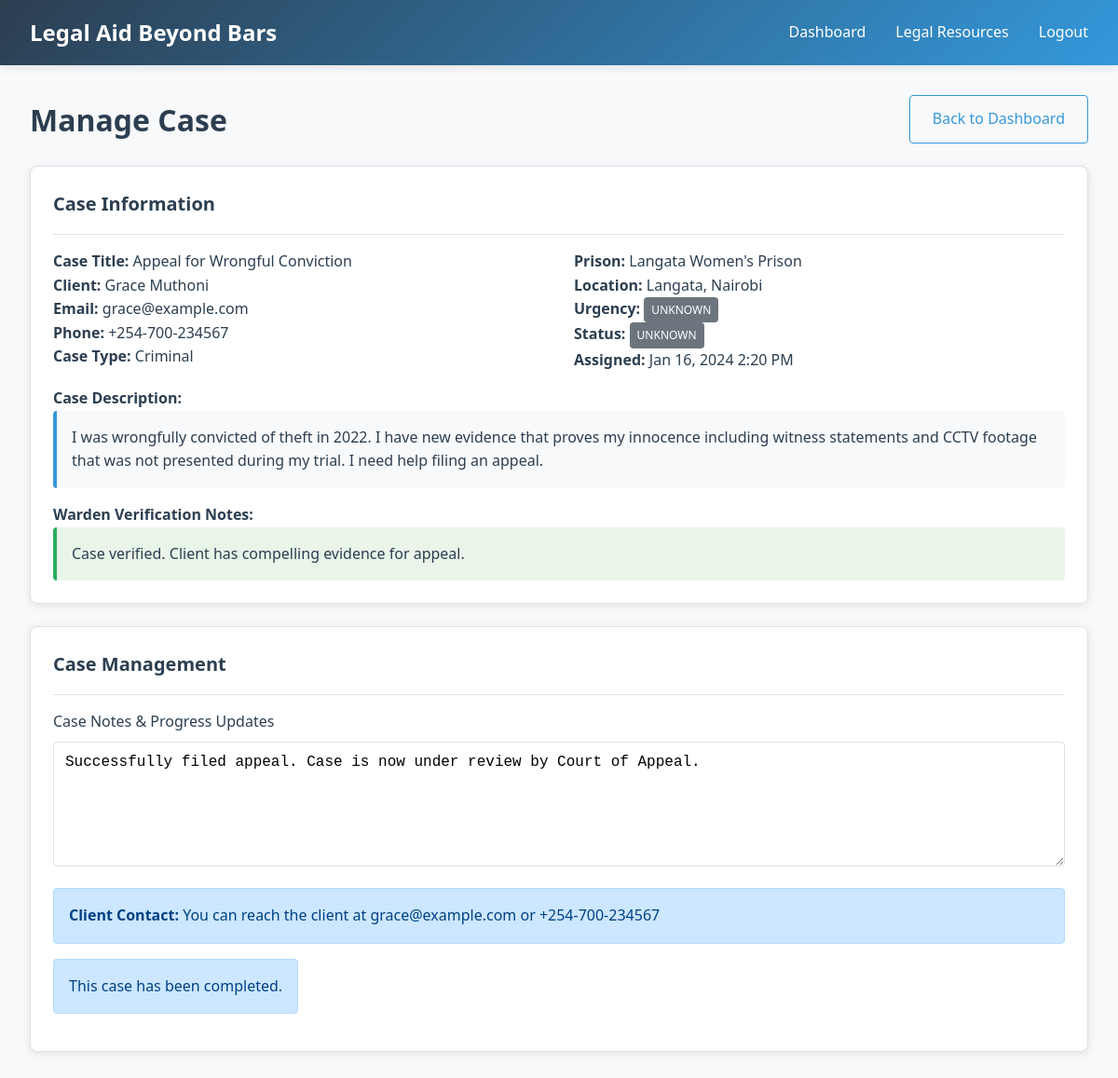
Page /manage_case.php?id=1 (signed in) on the committed database.
### tables this page shows
CREATE TABLE cases (
    id INT PRIMARY KEY AUTO_INCREMENT,
    client_id INT NOT NULL,
    prison_id INT NOT NULL,
    case_title VARCHAR(200) NOT NULL,
    case_description TEXT NOT NULL,
    case_type ENUM('criminal', 'civil', 'family', 'other') NOT NULL,
    urgency_level ENUM('low', 'medium', 'high', 'critical') DEFAULT 'medium',
    status ENUM('pending', 'verified', 'assigned', 'in_progress', 'completed', 'rejected') DEFAULT 'pending',
    warden_id INT NULL,
    lawyer_id INT NULL,
    warden_notes TEXT NULL,
    lawyer_notes TEXT NULL,
    verified_at TIMESTAMP NULL,
    assigned_at TIMESTAMP NULL,
    created_at TIMESTAMP DEFAULT CURRENT_TIMESTAMP,
    updated_at TIMESTAMP DEFAULT CURRENT_TIMESTAMP ON UPDATE CURRENT_TIMESTAMP,
    FOREIGN KEY (client_id) REFERENCES users(id) ON DELETE CASCADE,
    FOREIGN KEY (prison_id) REFERENCES prisons(id),
    FOREIGN KEY (warden_id) REFERENCES users(id) ON DELETE SET NULL,
    FOREIGN KEY (lawyer_id) REFERENCES users(id) ON DELETE SET NULL
);

CREATE TABLE users (
    id INT PRIMARY KEY AUTO_INCREMENT,
    username VARCHAR(50) UNIQUE NOT NULL,
    email VARCHAR(100) UNIQUE NOT NULL,
    password_hash VARCHAR(255) NOT NULL,
    role ENUM('client', 'warden', 'lawyer', 'admin') NOT NULL,
    first_name VARCHAR(50) NOT NULL,
    last_name VARCHAR(50) NOT NULL,
    phone VARCHAR(20),
    prison_id INT NULL,
    is_approved BOOLEAN DEFAULT FALSE,
    created_at TIMESTAMP DEFAULT CURRENT_TIMESTAMP,
    updated_at TIMESTAMP DEFAULT CURRENT_TIMESTAMP ON UPDATE CURRENT_TIMESTAMP,
    FOREIGN KEY (prison_id) REFERENCES prisons(id) ON DELETE SET NULL
);

CREATE TABLE prisons (
    id INT PRIMARY KEY AUTO_INCREMENT,
    name VARCHAR(100) NOT NULL,
    location VARCHAR(100) NOT NULL,
    county VARCHAR(50) NOT NULL,
    contact_phone VARCHAR(20),
    created_at TIMESTAMP DEFAULT CURRENT_TIMESTAMP
);

### manage_case.php (the view, shortened to what this page needs)
<?php
require_once '../config/database.php';
require_once '../includes/functions.php';
$case_id = (int)$_GET['id'];
$stmt = $pdo->prepare("
    SELECT c.*, p.name as prison_name, p.location as prison_location,
           u.first_name as client_first_name, u.last_name as client_last_name, u.email as client_email, u.phone as client_phone
    FROM cases c
    JOIN prisons p ON c.prison_id = p.id
    JOIN users u ON c.client_id = u.id
    WHERE c.id = ? AND c.lawyer_id = ?
");
$stmt->execute([$case_id, $_SESSION['user_id']]);
$case = $stmt->fetch();
?>
<!DOCTYPE html>
<html lang="en">
<head>
    <link rel="stylesheet" href="../assets/css/style.css">
</head>
<body>
    <header class="header">
        <nav class="navbar">
            <div class="logo">Legal Aid Beyond Bars</div>
            <ul class="nav-links">
                <li><a href="lawyer.php">Dashboard</a></li>
                <li><a href="../legal/resources.php">Legal Resources</a></li>
                <li><a href="../auth/logout.php">Logout</a></li>
            </ul>
        </nav>
    </header>
    <div class="container">
        <div class="d-flex justify-content-between align-items-center mb-4">
            <h1>Manage Case</h1>
            <a href="lawyer.php" class="btn btn-outline">Back to Dashboard</a>
        </div>
        <div class="card mb-4">
            <div class="card-header">
                <h3 class="card-title">Case Information</h3>
            </div>
            <div style="display: grid; grid-template-columns: 1fr 1fr; gap: 2rem;">
                <div>
                    <p><strong>Case Title:</strong> <?php echo htmlspecialchars($case['case_title']); ?></p>
                    <p><strong>Client:</strong> <?php echo htmlspecialchars($case['client_first_name'] . ' ' . $case['client_last_name']); ?></p>
                    <p><strong>Email:</strong> <?php echo htmlspecialchars($case['client_email']); ?></p>
                    <p><strong>Phone:</strong> <?php echo htmlspecialchars($case['client_phone'] ?? 'Not provided'); ?></p>
                    <p><strong>Case Type:</strong> <?php echo ucfirst($case['case_type']); ?></p>
                </div>
                <div>
                    <p><strong>Prison:</strong> <?php echo htmlspecialchars($case['prison_name']); ?></p>
                    <p><strong>Location:</strong> <?php echo htmlspecialchars($case['prison_location']); ?></p>
                    <p><strong>Urgency:</strong> <?php echo get_urgency_badge($case['urgency_level']); ?></p>
                    <p><strong>Status:</strong> <?php echo get_case_status_badge($case['status']); ?></p>
                    <p><strong>Assigned:</strong> <?php echo format_date($case['assigned_at']); ?></p>
                </div>
            </div>
            <div class="mt-3">
                <h4>Case Description:</h4>
                <div style="background: #f8f9fa; padding: 1rem; border-radius: 4px; border-left: 4px solid var(--secondary-color);">
                    <?php echo nl2br(htmlspecialchars($case['case_description'])); ?>
                </div>
            </div>
            <?php if ($case['warden_notes']): ?>
            <div class="mt-3">
                <h4>Warden Verification Notes:</h4>
                <div style="background: #e8f5e8; padding: 1rem; border-radius: 4px; border-left: 4px solid var(--success-color);">
                    <?php echo nl2br(htmlspecialchars($case['warden_notes'])); ?>
                </div>
            </div>
            <?php endif; ?>
        </div>
        <div class="card">
            <div class="card-header">
                <h3 class="card-title">Case Management</h3>
            </div>
            <form method="POST" action="">
                <div class="form-group">
                    <label for="lawyer_notes" class="form-label">Case Notes & Progress Updates</label>
                    <textarea id="lawyer_notes" name="lawyer_notes" class="form-control" rows="6"
                              placeholder="Document your progress, communications with the client, next steps, and any important case developments..."><?php echo htmlspecialchars($case['lawyer_notes'] ?? ''); ?></textarea>
                </div>
                <div class="alert alert-info">
                    <strong>Client Contact:</strong> You can reach the client at <?php echo htmlspecialchars($case['client_email']); ?><?php if ($case['client_phone']): ?> or <?php echo htmlspecialchars($case['client_phone']); ?><?php endif; ?>
                </div>
                <div style="display: flex; justify-content: space-between; align-items: center; gap: 1rem; margin-top: 1rem;">
                    <?php if ($case['status'] === 'assigned'): ?>
                        <button type="submit" name="action" value="update_progress" class="btn btn-primary">
                            Start Working on Case
                        </button>
                    <?php elseif ($case['status'] === 'completed'): ?>
                        <div class="alert alert-info">This case has been completed.</div>
                    <?php endif; ?>
                </div>
            </form>
        </div>
    </div>
</body>
</html>

### functions.php (shortened to what this page needs)
<?php
function format_date($date) {
    return date('M j, Y g:i A', strtotime($date));
}
function get_case_status_badge($status) {
    $badges = [
        'pending' => '<span class="badge badge-warning">Pending Verification</span>',
        'verified' => '<span class="badge badge-info">Verified</span>',
        'assigned' => '<span class="badge badge-primary">Assigned</span>',
        'in_progress' => '<span class="badge badge-success">In Progress</span>',
        'completed' => '<span class="badge badge-dark">Completed</span>',
        'rejected' => '<span class="badge badge-danger">Rejected</span>'
    ];
    return $badges[$status] ?? '<span class="badge badge-secondary">Unknown</span>';
}
function get_urgency_badge($urgency) {
    $badges = [
        'low' => '<span class="badge badge-success">Low</span>',
        'medium' => '<span class="badge badge-warning">Medium</span>',
        'high' => '<span class="badge badge-danger">High</span>',
        'critical' => '<span class="badge badge-dark">Critical</span>'
    ];
    return $badges[$urgency] ?? '<span class="badge badge-secondary">Unknown</span>';
}
?>

### style.css (style rules this page uses)
:root { --primary-color: #2c3e50; --secondary-color: #3498db; --success-color: #27ae60; --warning-color: #f39c12; --danger-color: #e74c3c; --light-bg: #f8f9fa; --dark-text: #2c3e50; --border-color: #dee2e6; }
* { margin: 0; padding: 0; box-sizing: border-box; }
body { font-family: 'Segoe UI', Tahoma, Geneva, Verdana, sans-serif; line-height: 1.6; color: var(--dark-text); background-color: var(--light-bg); }
.header { background: linear-gradient(135deg, var(--primary-color), var(--secondary-color)); color: white; padding: 1rem 0; box-shadow: 0 2px 10px rgba(0,0,0,0.1); }
.navbar { display: flex; justify-content: space-between; align-items: center; max-width: 1200px; margin: 0 auto; padding: 0 2rem; }
.logo { font-size: 1.5rem; font-weight: bold; }
.nav-links { display: flex; list-style: none; gap: 2rem; }
.nav-links a { color: white; text-decoration: none; transition: opacity 0.3s; }
.container { max-width: 1200px; margin: 0 auto; padding: 2rem; }
.card { background: white; border-radius: 8px; padding: 1.5rem; box-shadow: 0 2px 10px rgba(0,0,0,0.1); border: 1px solid var(--border-color); }
.card-header { border-bottom: 1px solid var(--border-color); padding-bottom: 1rem; margin-bottom: 1rem; }
.card-title { font-size: 1.25rem; font-weight: 600; color: var(--primary-color); }
.form-group { margin-bottom: 1rem; }
.form-label { display: block; margin-bottom: 0.5rem; font-weight: 500; }
.form-control { width: 100%; padding: 0.75rem; border: 1px solid var(--border-color); border-radius: 4px; font-size: 1rem; transition: border-color 0.3s; }
.btn { display: inline-block; padding: 0.75rem 1.5rem; border: none; border-radius: 4px; font-size: 1rem; font-weight: 500; text-decoration: none; text-align: center; cursor: pointer; transition: all 0.3s; }
.btn-outline { background-color: transparent; border: 1px solid var(--secondary-color); color: var(--secondary-color); }
.badge { display: inline-block; padding: 0.25rem 0.5rem; font-size: 0.75rem; font-weight: 500; border-radius: 4px; text-transform: uppercase; }
.badge-secondary { background-color: #6c757d; color: white; }
.alert { padding: 1rem; border-radius: 4px; margin-bottom: 1rem; }
.alert-info { background-color: #cce7ff; border: 1px solid #b3d9ff; color: #004085; }
.mb-4 { margin-bottom: 1.5rem; }
.mt-3 { margin-top: 1rem; }
.d-flex { display: flex; }
.justify-content-between { justify-content: space-between; }
.align-items-center { align-items: center; }

### rows in the picture
cases: case_title "Appeal for Wrongful Conviction", client.last_name "Grace Muthoni", client.email "grace@example.com", client.phone "+254-700-234567", case_type "Criminal", prison.name "Langata Women's Prison", prison.location "Langata, Nairobi", urgency_level "UNKNOWN", status "UNKNOWN", assigned_at "Jan 16, 2024 2:20 PM", case_description "I was wrongfully convicted of theft in 2022. I have new evidence that proves my innocence including witness statements and CCTV footage that was not presented during my trial. I need help filing an appeal.", warden_notes "Case verified. Client has compelling evidence for appeal.", lawyer_notes "Successfully filed appeal. Case is now under review by Court of Appeal."
